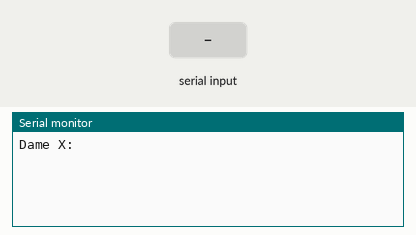
This sketch was run on a simulated Arduino Uno, built with avr-gcc and run on an emulated ATmega328P. Shown: the last lines printed to the serial monitor. The test bench sets the inputs (shaded band).

Above: at 2.1 s.
2.2 s: "90,45\n" received over Serial
At 5.1 s:
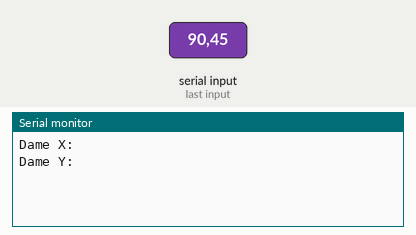
5.2 s: "0\n" received over Serial
At 8.5 s:
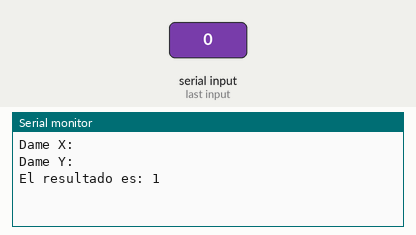

The sketch:

Tarea_18_XY.ino
```cpp
//DECLARACION DE VARIABL
byte state=0;
int x, y, n;


void setup() {
// put your setup code here, to run once:
Serial.begin(9600);
}


void Print(String cad){Serial.print("Dame "+String(cad)+": "); }

bool Correct(byte num){return state==num && Serial.available()>0;}

int GetNumber(){Serial.println(); ; return Serial.readString().toInt();}


void loop() {
// put your main code here, to run repeatedly:

if(state==0){ Print("X"); state=1;}
else if(Correct(1)){ x= GetNumber(); state=2;}
else if(state==2){Print("Y"); state=3;}
else if(Correct(3)){y= GetNumber(); if(y==0){n=1; state=5;} else{n=1; state=4;}}
else if(state==5){ Serial.println("El resultado es: "+String(n)); Serial.println(); state=0;}
else if(state==4){n*=x; y--; if(--y<=1){state=5; Serial.println("D");} }

delay(1000);
}
```

Measured:
- after the input at 2.2 s, the serial monitor: prints a new line after 2.8 s (image 1)
- after the input at 5.2 s, the serial monitor: prints a new line after 2.8 s (image 2)
